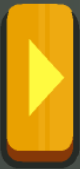
#> input picture assets/bread_boost.png, 80 x 169 px
$ python click_boost.py
#> lines starting #> are read from the running program, lines starting #| are printed output that depends on the picture
### utils/click_button.py
import os
import re
import sys

import cv2

from utils.crop_screenshot_by_ratio import adb_tap_relative
from utils.get_memu_resolution import get_memu_bounds
from dotenv import load_dotenv

load_dotenv()
ADB_PATH = os.getenv("ADB_PATH")
CURRENT_DIR = os.path.dirname(__file__)
ROOT_DIR = os.path.abspath(os.path.join(CURRENT_DIR, "../"))
ASSETS_DIR = os.path.join(ROOT_DIR, "assets")

if ROOT_DIR not in sys.path:
    sys.path.append(ROOT_DIR)


def click_from_assets(filename, threshold=0.6):
    template_path = os.path.join(ASSETS_DIR, filename)
    return click_button(template_path, threshold=threshold)


# [128 lines left out: functions click_and_hold_from_assets, drag_image_to_ratio, drag_ratios, click_and_hold_ratios, not called in this run]


import io
import subprocess

import numpy as np
from PIL import Image


# [121 lines left out: functions grab_screen_region, get_memu_resolution, adb_tap, adb_touch_and_hold, click_ratios, print_pixel_color_ratio and 1 more, not called in this run]


def click_and_hold(template_path, hold_duration=1.0, threshold=0.85):
#> called with template_path = 'assets/bread_boost.png', hold_duration = 12, threshold = 0.8
    template = cv2.imread(template_path, 0)
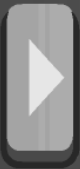
#> template: shape (169, 80); min 40, max 230, mean 140.9
    if template is None:
        raise FileNotFoundError(f"Missing template image: {template_path}")

    w, h = template.shape[::-1]
#> w = 80; h = 169
    left, top, width, height = get_memu_bounds()

    screenshot = grab_screen_region()
    gray = cv2.cvtColor(screenshot, cv2.COLOR_BGR2GRAY)

    result = cv2.matchTemplate(gray, template, cv2.TM_CCOEFF_NORMED)
    _, max_val, _, max_loc = cv2.minMaxLoc(result)

    if max_val >= threshold:
        memu_width, memu_height = get_memu_resolution()
        screen_x = int((max_loc[0] + w // 2) * memu_width / width)
        screen_y = int((max_loc[1] + h // 2) * memu_height / height)

        adb_touch_and_hold(screen_x, screen_y, hold_duration)
        print(
            f"✅ ADB held '{template_path}' at ({screen_x}, {screen_y}) for {hold_duration:.2f}s (confidence {max_val:.2f})"
        )
        return True
    else:
        print(f"❌ Button '{template_path}' not found. Confidence: {max_val:.2f}")
        return False

### utils/get_memu_resolution.py
import re
import subprocess
import pygetwindow as gw
import os

from dotenv import load_dotenv

load_dotenv()
ADB_PATH = os.getenv("ADB_PATH")

def get_memu_bounds():
    windows = gw.getWindowsWithTitle("MEmu")

    for window in windows:
        if window.visible and window.width > 0 and window.height > 0:
            return window.left, window.top, window.width, window.height

    raise RuntimeError("❌ No visible MEmu window found.")

# [31 lines left out: functions get_memu_resolution, main, not called in this run]

# [2 lines that do not run on import are left out]

### stations/bread_station/click_boost.py
import os
import sys

# Setup root imports
CURRENT_DIR = os.path.dirname(__file__)  # .../stations/bread_station
ROOT_DIR = os.path.abspath(os.path.join(CURRENT_DIR, "../.."))  # .../pastaria_bot
if ROOT_DIR not in sys.path:
    sys.path.append(ROOT_DIR)

from utils.click_button import click_and_hold

# Define path to assets
ASSETS_DIR = os.path.join(ROOT_DIR, "assets")

def click_boost():
    click_and_hold(os.path.join(ASSETS_DIR, "bread_boost.png"), 12, threshold=0.80)
#> (the call stopped at in get_memu_bounds, `windows = gw.getWindowsWithTitle("MEmu")`: pygetwindow is not available in this run)


if __name__ == "__main__":
    click_boost()

$ run again, with assets/bread_cooked.png copied over assets/bread_boost.png
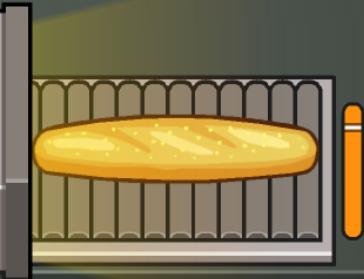
#> input picture assets/bread_cooked.png, 364 x 279 px
#> in click_and_hold, `template = cv2.imread(template_path, 0)`:
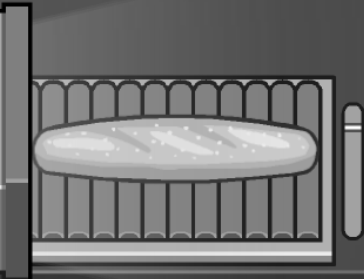
#> template: shape (279, 364); min 0, max 255, mean 115.6
